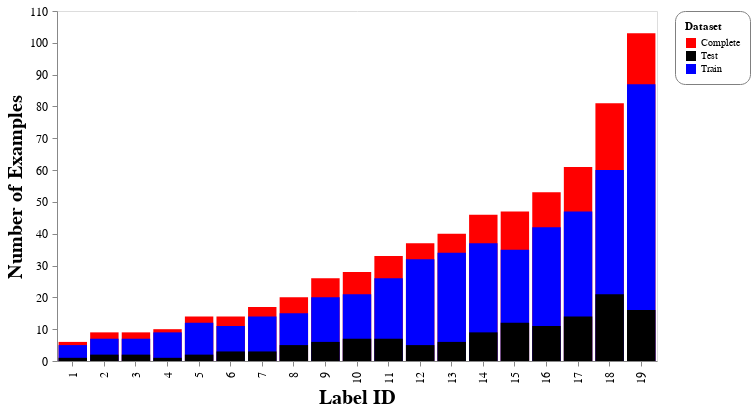

Here is the notebook cell this chart was saved with:
### Code cell
chart

### Figure 1 — Vega-Lite specification as saved in the notebook (floating-point values rounded to 4 significant figures)
{"data": {"name": "data-4045b09cf97a83f2b21667034231670c"}, "mark": {"type": "bar", "color": "grey"}, "config": {"axis": {"labelFontSize": 12, "labelLimit": 500, "labelPadding": 5, "titleFontSize": 20}, "axisY": {"grid": false}, "header": {"labelFontSize": 15, "titleFontSize": 20}, "legend": {"cornerRadius": 10, "fillColor": "white", "padding": 10, "strokeColor": "gray"}}, "encoding": {"color": {"type": "nominal", "field": "Dataset", "scale": {"range": ["red", "black", "blue"]}}, "x": {"type": "ordinal", "field": "Label", "sort": "ascending", "title": "Label ID"}, "y": {"type": "quantitative", "field": "Sum", "stack": null, "title": "Number of Examples"}}, "height": 350, "resolve": {"scale": {"x": "independent"}}, "width": 600, "$schema": "https://vega.github.io/schema/vega-lite/v4.8.1.json", "datasets": {"data-4045b09cf97a83f2b21667034231670c": [{"Label": 1, "Dataset": "Complete", "Sum": 6}, {"Label": 2, "Dataset": "Complete", "Sum": 9}, {"Label": 3, "Dataset": "Complete", "Sum": 9}, {"Label": 4, "Dataset": "Complete", "Sum": 10}, {"Label": 5, "Dataset": "Complete", "Sum": 14}, {"Label": 6, "Dataset": "Complete", "Sum": 14}, {"Label": 7, "Dataset": "Complete", "Sum": 17}, {"Label": 8, "Dataset": "Complete", "Sum": 20}, {"Label": 9, "Dataset": "Complete", "Sum": 26}, {"Label": 10, "Dataset": "Complete", "Sum": 28}, {"Label": 11, "Dataset": "Complete", "Sum": 33}, {"Label": 12, "Dataset": "Complete", "Sum": 37}, {"Label": 13, "Dataset": "Complete", "Sum": 40}, {"Label": 14, "Dataset": "Complete", "Sum": 46}, {"Label": 15, "Dataset": "Complete", "Sum": 47}, {"Label": 16, "Dataset": "Complete", "Sum": 53}, {"Label": 17, "Dataset": "Complete", "Sum": 61}, {"Label": 18, "Dataset": "Complete", "Sum": 81}, {"Label": 19, "Dataset": "Complete", "Sum": 103}, {"Label": 1, "Dataset": "Train", "Sum": 5}, {"Label": 2, "Dataset": "Train", "Sum": 7}, {"Label": 3, "Dataset": "Train", "Sum": 7}, {"Label": 4, "Dataset": "Train", "Sum": 9}, {"Label": 5, "Dataset": "Train", "Sum": 12}, {"Label": 6, "Dataset": "Train", "Sum": 11}, {"Label": 7, "Dataset": "Train", "Sum": 14}, {"Label": 8, "Dataset": "Train", "Sum": 15}, {"Label": 9, "Dataset": "Train", "Sum": 20}, {"Label": 10, "Dataset": "Train", "Sum": 21}, {"Label": 11, "Dataset": "Train", "Sum": 26}, {"Label": 12, "Dataset": "Train", "Sum": 32}, {"Label": 13, "Dataset": "Train", "Sum": 34}, {"Label": 14, "Dataset": "Train", "Sum": 37}, {"Label": 15, "Dataset": "Train", "Sum": 35}, {"Label": 16, "Dataset": "Train", "Sum": 42}, {"Label": 17, "Dataset": "Train", "Sum": 47}, {"Label": 18, "Dataset": "Train", "Sum": 60}, {"Label": 19, "Dataset": "Train", "Sum": 87}, {"Label": 1, "Dataset": "Test", "Sum": 1}, {"Label": 2, "Dataset": "Test", "Sum": 2}, {"Label": 3, "Dataset": "Test", "Sum": 2}, {"Label": 4, "Dataset": "Test", "Sum": 1}, {"Label": 5, "Dataset": "Test", "Sum": 2}, {"Label": 6, "Dataset": "Test", "Sum": 3}, {"Label": 7, "Dataset": "Test", "Sum": 3}, {"Label": 8, "Dataset": "Test", "Sum": 5}, {"Label": 9, "Dataset": "Test", "Sum": 6}, {"Label": 10, "Dataset": "Test", "Sum": 7}, {"Label": 11, "Dataset": "Test", "Sum": 7}, {"Label": 12, "Dataset": "Test", "Sum": 5}, {"Label": 13, "Dataset": "Test", "Sum": 6}, {"Label": 14, "Dataset": "Test", "Sum": 9}, {"Label": 15, "Dataset": "Test", "Sum": 12}, {"Label": 16, "Dataset": "Test", "Sum": 11}, {"Label": 17, "Dataset": "Test", "Sum": 14}, {"Label": 18, "Dataset": "Test", "Sum": 21}, {"Label": 19, "Dataset": "Test", "Sum": 16}]}}
